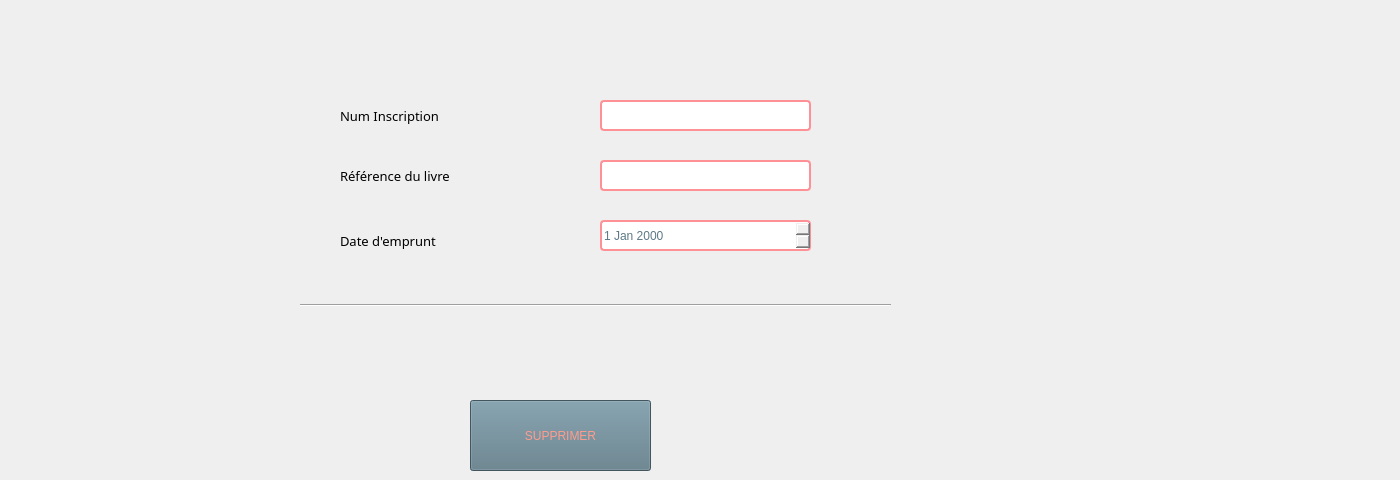
       <widget class="QWidget" name="tab_46">
        <attribute name="title">
         <string>Supprimer d'un emprunt</string>
        </attribute>
        <widget class="QLabel" name="label_80">
         <property name="geometry">
          <rect>
           <x>340</x>
           <y>130</y>
           <width>231</width>
           <height>91</height>
          </rect>
         </property>
         <property name="font">
          <font>
           <family>Segoe UI Black</family>
           <pointsize>10</pointsize>
           <weight>10</weight>
           <italic>false</italic>
           <bold>false</bold>
          </font>
         </property>
         <property name="text">
          <string>Référence du livre</string>
         </property>
        </widget>
        <widget class="QLineEdit" name="lineEdit_71">
         <property name="geometry">
          <rect>
           <x>600</x>
           <y>100</y>
           <width>211</width>
           <height>31</height>
          </rect>
         </property>
         <property name="styleSheet">
          <string notr="true">color: rgb(92, 121, 134);
font: 10pt &quot;Tw Cen MT Condensed Extra Bold&quot;;
border: 2px solid rgb(255, 145, 150);
border-radius: 4px;
</string>
         </property>
        </widget>
        <widget class="QLineEdit" name="lineEdit_72">
         <property name="geometry">
          <rect>
           <x>600</x>
           <y>160</y>
           <width>211</width>
           <height>31</height>
          </rect>
         </property>
         <property name="styleSheet">
          <string notr="true">color: rgb(92, 121, 134);
font: 10pt &quot;Tw Cen MT Condensed Extra Bold&quot;;
border: 2px solid rgb(255, 145, 150);
border-radius: 4px;
</string>
         </property>
        </widget>
        <widget class="QLabel" name="label_81">
         <property name="geometry">
          <rect>
           <x>340</x>
           <y>70</y>
           <width>231</width>
           <height>91</height>
          </rect>
         </property>
         <property name="font">
          <font>
           <family>Segoe UI Black</family>
           <pointsize>10</pointsize>
           <weight>10</weight>
           <italic>false</italic>
           <bold>false</bold>
          </font>
         </property>
         <property name="text">
          <string>Num Inscription</string>
         </property>
        </widget>
        <widget class="Line" name="line_11">
         <property name="geometry">
          <rect>
           <x>300</x>
           <y>290</y>
           <width>591</width>
           <height>31</height>
          </rect>
         </property>
         <property name="orientation">
          <enum>Qt::Horizontal</enum>
         </property>
        </widget>
        <widget class="QPushButton" name="pushButton_37">
         <property name="geometry">
          <rect>
           <x>470</x>
           <y>400</y>
           <width>181</width>
           <height>71</height>
          </rect>
         </property>
         <property name="styleSheet">
          <string notr="true">color: rgb(67, 87, 97);
selection-color: rgb(255, 255, 255);
selection-color: rgb(85, 170, 255);
selection-color: rgb(255, 114, 94);
selection-background-color: rgb(158, 109, 96);
selection-color: qlineargradient(spread:pad, x1:0, y1:0, x2:1, y2:0, stop:0 rgba(0, 0, 0, 255), stop:1 rgba(255, 255, 255, 255));
color: qlineargradient(spread:pad, x1:0, y1:0, x2:1, y2:0, stop:0 rgba(0, 0, 0, 255), stop:1 rgba(255, 255, 255, 255));
border-bottom-color: rgb(157, 109, 96);
alternate-background-color: rgb(156, 107, 94);
color: rgb(255, 156, 142);
background-color: rgb(255, 156, 142);
background-color: rgb(92, 121, 134);</string>
         </property>
         <property name="text">
          <string>SUPPRIMER</string>
         </property>
        </widget>
        <widget class="QLabel" name="erreurni_25">
         <property name="geometry">
          <rect>
           <x>600</x>
           <y>130</y>
           <width>251</width>
           <height>16</height>
          </rect>
         </property>
         <property name="styleSheet">
          <string notr="true">color: rgb(255, 156, 142);
font: 87 9pt &quot;Segoe UI Black&quot;;
</string>
         </property>
         <property name="text">
          <string/>
         </property>
        </widget>
        <widget class="QLabel" name="erreurni_26">
         <property name="geometry">
          <rect>
           <x>600</x>
           <y>190</y>
           <width>251</width>
           <height>16</height>
          </rect>
         </property>
         <property name="styleSheet">
          <string notr="true">color: rgb(255, 156, 142);
font: 87 9pt &quot;Segoe UI Black&quot;;
</string>
         </property>
         <property name="text">
          <string/>
         </property>
        </widget>
        <widget class="QLabel" name="label_35">
         <property name="geometry">
          <rect>
           <x>460</x>
           <y>340</y>
           <width>931</width>
           <height>41</height>
          </rect>
         </property>
         <property name="styleSheet">
          <string notr="true">color: rgb(92, 121, 134);
font: 87 15pt &quot;Segoe UI Black&quot;;
</string>
         </property>
         <property name="text">
          <string/>
         </property>
        </widget>
        <widget class="QLabel" name="label_103">
         <property name="geometry">
          <rect>
           <x>340</x>
           <y>190</y>
           <width>311</width>
           <height>101</height>
          </rect>
         </property>
         <property name="font">
          <font>
           <family>Segoe UI Black</family>
           <pointsize>10</pointsize>
           <weight>10</weight>
           <italic>false</italic>
           <bold>false</bold>
          </font>
         </property>
         <property name="text">
          <string>Date d'emprunt</string>
         </property>
        </widget>
        <widget class="QDateEdit" name="date_3">
         <property name="geometry">
          <rect>
           <x>600</x>
           <y>220</y>
           <width>211</width>
           <height>31</height>
          </rect>
         </property>
         <property name="styleSheet">
          <string notr="true">color: rgb(92, 121, 134);
font: 10pt &quot;Tw Cen MT Condensed Extra Bold&quot;;
border: 2px solid rgb(255, 145, 150);
border-radius: 4px;</string>
         </property>
        </widget>
       </widget>
